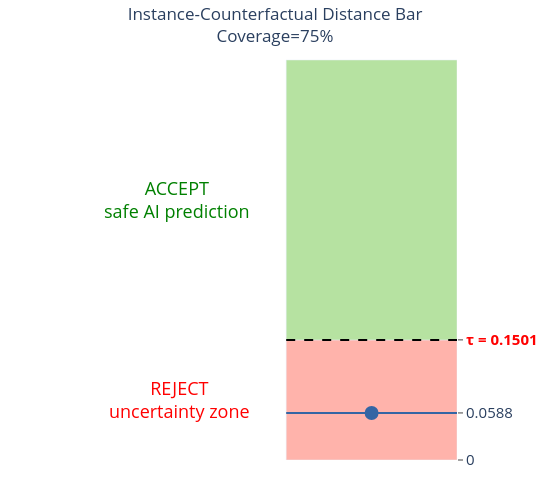

Here is the notebook cell this chart was saved with:
### Code cell
def plot_instance_distance_bar_v(idx, cal_dist_dict, test_dist_dict, max_dist=None):

    if max_dist is None:
        # Compute max distance and tau
        all_distances = [cal_dist_dict[i]['min_d'] for i in range(len(cal_dist_dict))]
        max_dist = sorted(all_distances)[-2]
    
    tau = cal_dist_dict[0]['tau'] if 'tau' in cal_dist_dict[0] else None

    # Pastel colors
    pastel_red = "#FFB3AB"
    pastel_green = "#B6E2A1"
    pastel_blue = "#3465A4"

    fig = go.Figure()

    # Red segment (0 to tau) - vertical bar
    fig.add_trace(go.Bar(
        y=[tau/2],
        x=[1],
        orientation='h',
        width=[tau],
        marker=dict(color=pastel_red),
        name='REJECT: Below tau',
        hoverinfo='skip',
        showlegend=False,
    ))

    # Green segment (tau to max) - vertical bar
    fig.add_trace(go.Bar(
        y=[(tau + max_dist)/2],
        x=[1],
        orientation='h',
        width=[max_dist - tau],
        marker=dict(color=pastel_green),
        name='ACCEPT: Above tau',
        hoverinfo='skip',
        showlegend=False,
    ))

    # Add a line for the test instance (vertical)
    test_distance = test_dist_dict[idx]['min_d']
    gap = test_distance - tau
    rel_gap = gap / tau if tau != 0 else 0

    # Use diff_idx for hover text if provided, else use idx
    #cf_idx = cf_idx if cf_idx is not None else idx
    diff_text = get_diff_features(idx).replace('\n', '<br>* ')

    fig.add_shape(
        type="line",
        y0=test_distance, y1=test_distance,
        x0=0, x1=1,
        line=dict(color=pastel_blue, width=2),
        name='test_distance'
    )
    # Add a marker in the middle of the test instance line
    fig.add_trace(go.Scatter(
        y=[test_distance],
        x=[0.5],
        mode='markers',
        marker=dict(color=pastel_blue, size=14, symbol='circle'),
        name='Test instance',
        hovertemplate=(
            f"<b>Distance:</b> {test_distance:.3f}<br>"
            f"<b>Relative gap to the rejection threshold:</b> {rel_gap:.2%}<br>"
            f"<span style='text-align:left'>{diff_text}</span><extra></extra>"
        ),
        showlegend=False
    ))

    # Add a horizontal line for tau
    fig.add_shape(
        type="line",
        y0=tau, y1=tau,
        x0=0, x1=1,
        line=dict(color="black", dash="dash"),
        name='tau'
    )

# Move "REJECT" and "ACCEPT" text annotations to the left of the bar (left of ticks)
    fig.add_annotation(
        y=tau/2,
        x=-0.2,  # further left
        text="REJECT<br>uncertainty zone",
        showarrow=False,
        font=dict(size=18, color="red"),
        xanchor="right",
        yanchor="middle"
    )
    fig.add_annotation(
        y=(tau + max_dist)/2,
        x=-0.2,  # further left
        text="ACCEPT<br>safe AI prediction",
        showarrow=False,
        font=dict(size=18, color="green"),
        xanchor="right",
        yanchor="middle"
    )
    fig.update_layout(
        title=f"Instance-Counterfactual Distance Bar<br>Coverage=75%",
        title_x=0.5,
        xaxis=dict(
            showticklabels=False,
            range=[-1.5, 1],  # expand left margin for annotation
            showgrid=False
        ),
        yaxis=dict(
            range=[0, max_dist * 1.05],
            tickvals=[0, tau, test_distance],
            ticktext=[
                "0",
                fr"<b><span style='color:red'>&#964; = {tau:.4f}</span></b>",
                f"{test_distance:.4f}"
                #f"{max_dist:.2f}"
            ],
            showgrid=False,
            ticks="outside",
            tickson="boundaries",
            side="right",
            #ticklen=3,
            tickfont=dict(size=15),
            ticklabelposition="outside right"
        ),
        margin=dict(l=30, r=30, t=40, b=40),  # increase left margin for ticks and annotation
        showlegend=False,
        bargap=0,
        height=500,
        width=550,
        plot_bgcolor='white'
    )

    return fig

# Usage:
plot_instance_distance_bar_v(good_idxs[0], cal_dist_dict, test_dist_dict, max_dist=0.5)

### Figure 1 — Plotly figure (JSON) as saved in the notebook; plotly's stock layout.template omitted (floating-point values rounded to 4 significant figures)
{"data": [{"hoverinfo": "skip", "marker": {"color": "#FFB3AB"}, "name": "REJECT: Below tau", "orientation": "h", "showlegend": false, "type": "bar", "width": [0.1501], "x": [1], "y": [0.07507]}, {"hoverinfo": "skip", "marker": {"color": "#B6E2A1"}, "name": "ACCEPT: Above tau", "orientation": "h", "showlegend": false, "type": "bar", "width": [0.3499], "x": [1], "y": [0.3251]}, {"hovertemplate": "<b>Distance:</b> 0.059<br><b>Relative gap to the rejection threshold:</b> -60.82%<br><span style='text-align:left'>Minimal changes to flip the label from >50K to <=50K:<br>* education: High School --> Less than High School</span><extra></extra>", "marker": {"color": "#3465A4", "size": 14, "symbol": "circle"}, "mode": "markers", "name": "Test instance", "showlegend": false, "type": "scatter", "x": [0.5], "y": [0.05882]}], "layout": {"annotations": [{"font": {"color": "red", "size": 18}, "showarrow": false, "text": "REJECT<br>uncertainty zone", "x": -0.2, "xanchor": "right", "y": 0.07507, "yanchor": "middle"}, {"font": {"color": "green", "size": 18}, "showarrow": false, "text": "ACCEPT<br>safe AI prediction", "x": -0.2, "xanchor": "right", "y": 0.3251, "yanchor": "middle"}], "bargap": 0, "height": 500, "margin": {"b": 40, "l": 30, "r": 30, "t": 40}, "plot_bgcolor": "white", "shapes": [{"line": {"color": "#3465A4", "width": 2}, "name": "test_distance", "type": "line", "x0": 0, "x1": 1, "y0": 0.05882, "y1": 0.05882}, {"line": {"color": "black", "dash": "dash"}, "name": "tau", "type": "line", "x0": 0, "x1": 1, "y0": 0.1501, "y1": 0.1501}], "showlegend": false, "title": {"text": "Instance-Counterfactual Distance Bar<br>Coverage=75%", "x": 0.5}, "width": 550, "xaxis": {"range": [-1.5, 1], "showgrid": false, "showticklabels": false}, "yaxis": {"range": [0, 0.525], "showgrid": false, "side": "right", "tickfont": {"size": 15}, "ticklabelposition": "outside right", "ticks": "outside", "tickson": "boundaries", "ticktext": ["0", "<b><span style='color:red'>&#964; = 0.1501</span></b>", "0.0588"], "tickvals": [0, 0.1501, 0.05882]}}}
